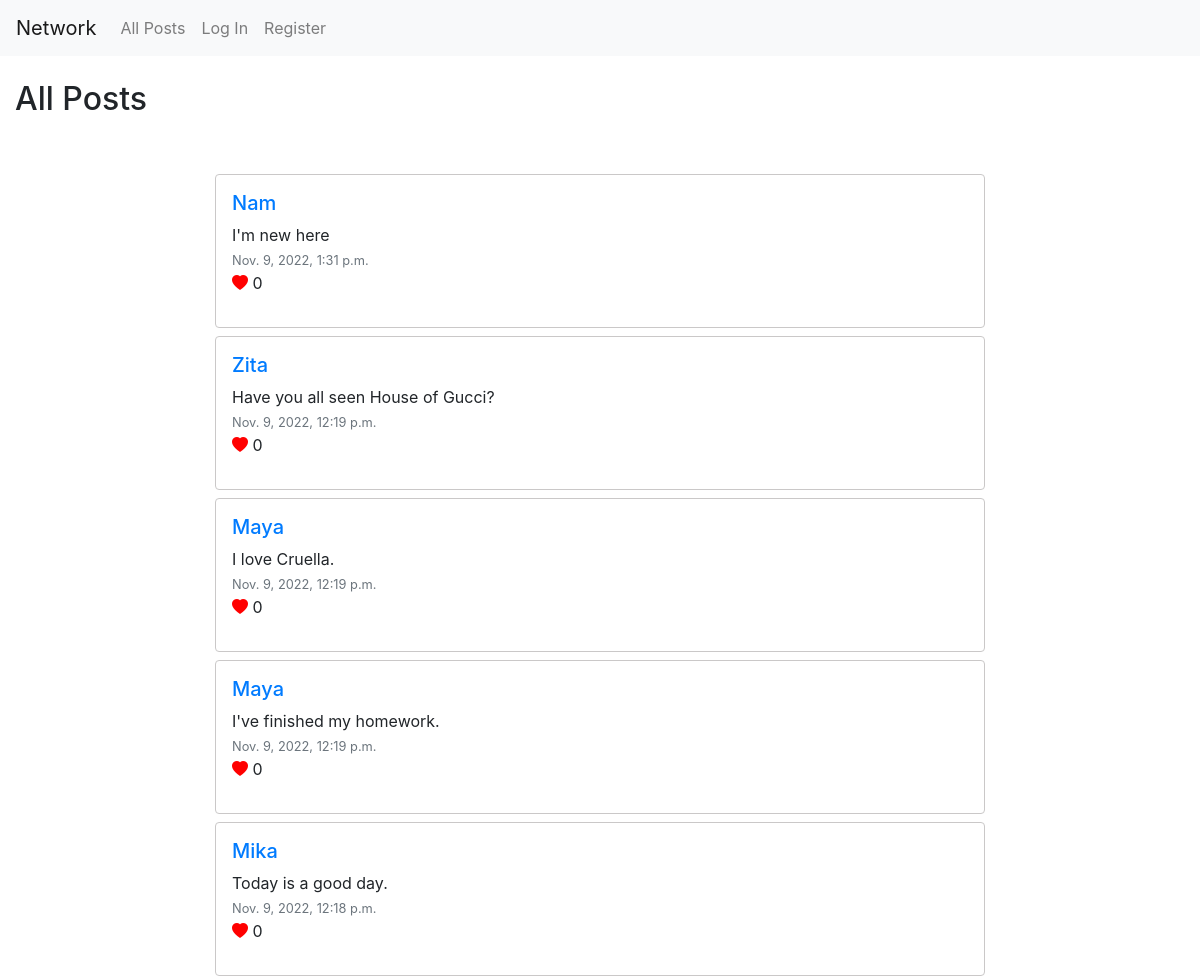
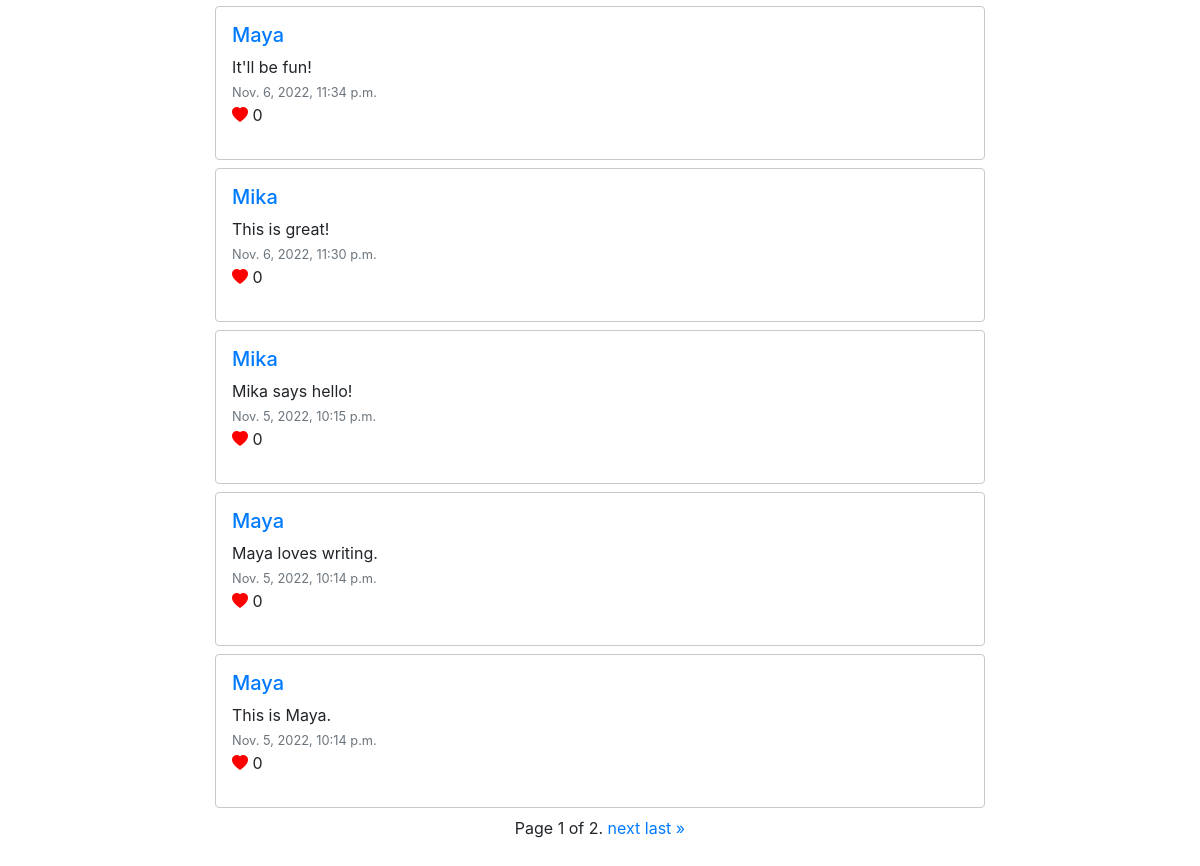
The page / on the database its author committed (2 pictures, top to bottom).
### network/models.py (models this page shows, shortened)
class Post(models.Model):
    poster = models.ForeignKey('User', on_delete=models.CASCADE, related_name='poster')
    content = models.TextField()
    date_created = models.DateTimeField(default=timezone.now)
    number_of_like = models.IntegerField(default=0)

class User(AbstractUser):
    pass

### network/views.py (the view)
# urls.py: path("", views.index, name="index"),
def index(request):
    posts = Post.objects.all().order_by('date_created').reverse()
    paginator = Paginator(posts, 10)
    page_number = request.GET.get('page')
    page_obj = paginator.get_page(page_number)
    return render(request, "network/index.html", {
        'page_obj': page_obj
    })

### network/templates/network/index.html (shortened to what this page needs)
{% extends "network/layout.html" %}
{% block body %}
    <h2 class="my-4">All Posts</h2>
    <div class="row mb-5">
        <div class="col-lg-8 offset-lg-2 mt-4">
            {% include "network/posts.html" %}
    </div>
{% endblock %}

### network/templates/network/posts.html (shortened to what this page needs)
<div>
    {% for post in page_obj %}
    <div class="border rounded my-2 p-3" id="post">
        <a href="{% url 'profile' post.poster %}"><h5>{{ post.poster }}</h5></a>
        <ul class="list-unstyled">
            <li>{{ post.content }}</li>
            <li><small class="text-muted">{{ post.date_created }}</small></li>
            <li><i class="bi bi-heart-fill" id="heart"></i> {{ post.number_of_like }}</li>
        </ul>
    </div>
    {% endfor %}
    <div class="pagination justify-content-center">
        <span class="step-links">
            <span class="current">
                Page {{ page_obj.number }} of {{ page_obj.paginator.num_pages }}.
            </span>
            {% if page_obj.has_next %}
                <a href="?page={{ page_obj.next_page_number }}">next</a>
                <a href="?page={{ page_obj.paginator.num_pages }}">last &raquo;</a>
            {% endif %}
        </span>
    </div>

### network/static/network/styles.css (style rules this page uses)
#post { border-color: rgb(202, 200, 200) !important; clear: both; }
#heart { color: red; }

### rows shown on the page
Post: poster "Nam", content "I'm new here", date_created "Nov. 9, 2022, 1:31 p.m.", number_of_like "0"
Post: poster "Zita", content "Have you all seen House of Gucci?", date_created "Nov. 9, 2022, 12:19 p.m.", number_of_like "0"
Post: poster "Maya", content "I love Cruella.", date_created "Nov. 9, 2022, 12:19 p.m.", number_of_like "0"
Post: poster "Maya", content "I've finished my homework.", date_created "Nov. 9, 2022, 12:19 p.m.", number_of_like "0"
Post: poster "Mika", content "Today is a good day.", date_created "Nov. 9, 2022, 12:18 p.m.", number_of_like "0"
Post: poster "Maya", content "It'll be fun!", date_created "Nov. 6, 2022, 11:34 p.m.", number_of_like "0"
Post: poster "Mika", content "This is great!", date_created "Nov. 6, 2022, 11:30 p.m.", number_of_like "0"
Post: poster "Mika", content "Mika says hello!", date_created "Nov. 5, 2022, 10:15 p.m.", number_of_like "0"
Post: poster "Maya", content "Maya loves writing.", date_created "Nov. 5, 2022, 10:14 p.m.", number_of_like "0"
Post: poster "Maya", content "This is Maya.", date_created "Nov. 5, 2022, 10:14 p.m.", number_of_like "0"

### other values the page prints
{{ page_obj.number }} "1"
{{ page_obj.paginator.num_pages }} "2"
